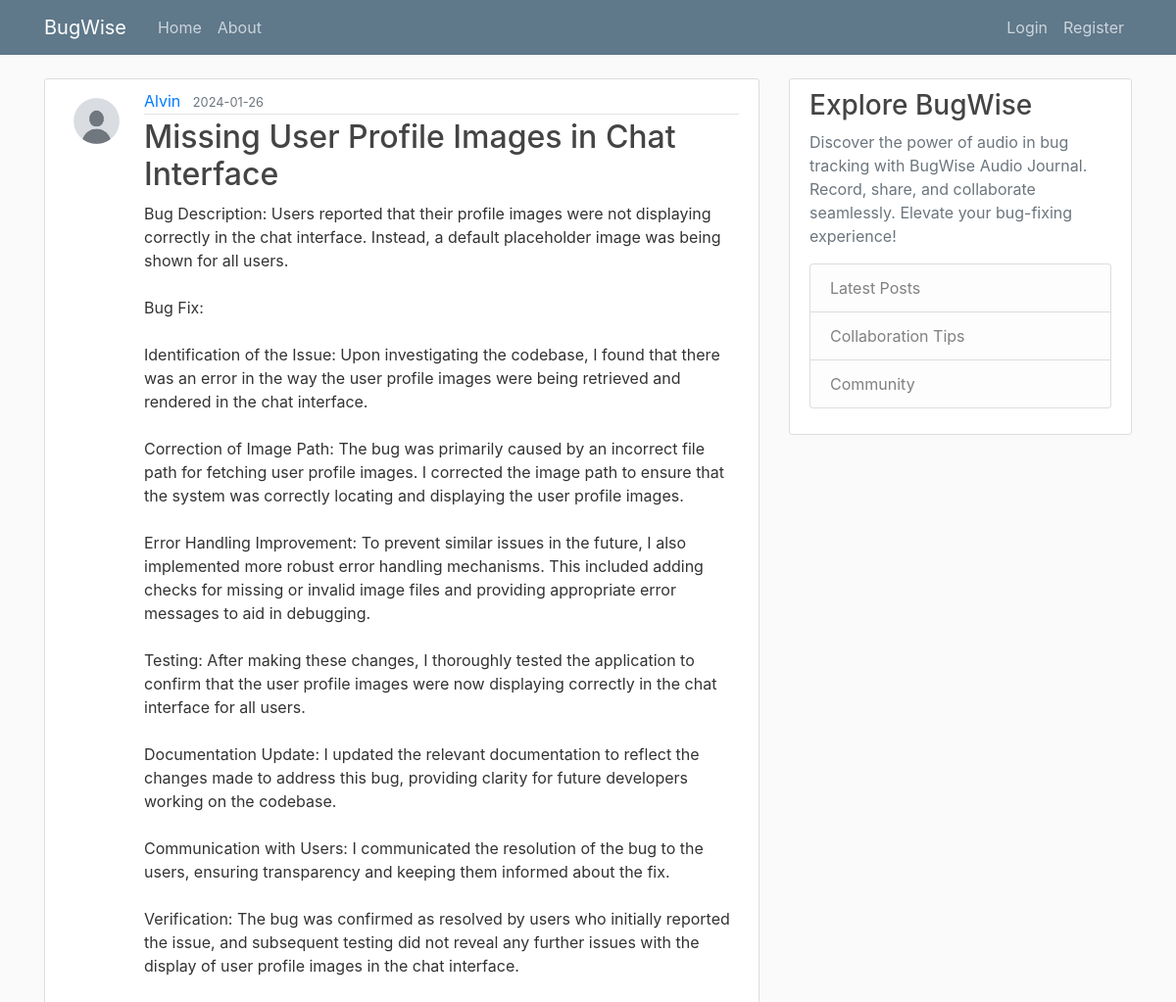
/post/11, run on the app's committed database.
### audio_journal/models.py (models this page shows, shortened)
class User(db.Model, UserMixin):
    id = db.Column(db.Integer, primary_key=True)
    username = db.Column(db.String(20), unique=True, nullable=False)
    email = db.Column(db.String(120), unique=True, nullable=False)
    image_file = db.Column(db.String(20), nullable=False,
                           default='default.jpg')
    password = db.Column(db.String(60), nullable=False)
    posts = db.relationship('Post', backref='author', lazy=True)

class Post(db.Model):
    id = db.Column(db.Integer, primary_key=True)
    title = db.Column(db.String(100), nullable=False)
    date_posted = db.Column(db.DateTime, nullable=False,
                            default=datetime.utcnow)
    content = db.Column(db.Text, nullable=False)
    audio_data = db.Column(db.String(255), nullable=True)  # New field for audio data
    user_id = db.Column(db.Integer, db.ForeignKey('user.id'), nullable=False)

### audio_journal/routes.py (the view)
@app.route("/post/<int:post_id>")
def post(post_id):
    post = Post.query.get_or_404(post_id)
    return render_template("post.html", title=post.title, post=post)

### audio_journal/templates/post.html (shortened to what this page needs)
{% extends "layout.html" %}
{% block content %}
    <article class="media content-section">
        <img class="rounded-circle article-img" src="{{ url_for('static', filename='profile_pics/' + post.author.image_file) }}" alt="User image attached to a post">
        <div class="media-body">
            <div class="article-metadata">
                <a class="mr-2" href="{{ url_for('user_posts', username=post.author.username) }}">{{ post.author.username }}</a>
                <small class="text-muted">{{ post.date_posted.strftime("%Y-%m-%d") }}</small>
            </div>
            <h2 class="article-title">{{ post.title }}</h2>
            <p class="article-content">{{ post.content }}</p>
        </div>
    </article>
{% endblock content %}

### audio_journal/static/main.css (style rules this page uses)
body { background: #fafafa; color: #333333; margin-top: 5rem; }
h1, h2, h3, h4, h5, h6 { color: #444444; }
.content-section { background: #ffffff; padding: 10px 20px; border: 1px solid #dddddd; border-radius: 3px; margin-bottom: 20px; }
.article-title { color: #444444; }
.article-content { white-space: pre-line; }
.article-img { height: 65px; width: 65px; margin-right: 16px; }
.article-metadata { padding-bottom: 1px; margin-bottom: 4px; border-bottom: 1px solid #e3e3e3 }

### data on the page
User: image_file (placeholder picture), author.username "Alvin"
Post: date_posted "2024-01-26", title "Missing User Profile Images in Chat Interface", content "Bug Description: Users reported that their profile images were not displaying correctly in the chat interface. Instead, a default placeholder image was being shown for all users. Bug Fix: Identification of the Issue: Upon investigating the codebase, I found that there was an error in the way the user profile images were being retrieved and rendered in the chat interface. Correction of Image Path: The bug was primarily caused by an incorrect file path for fetching user profile images. I corrected the image path to ensure that the system was correctly locating and displaying the user profile images. Error Handling Improvement: To prevent similar issues in the future, I also implemented more…"
